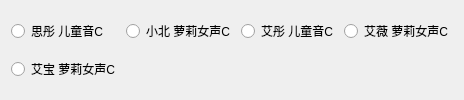
               <widget class="QWidget" name="tab_3">
                <attribute name="title">
                 <string>童声场景</string>
                </attribute>
                <layout class="QGridLayout" name="gridLayout_3">
                 <item row="0" column="0">
                  <widget class="QRadioButton" name="Sitong">
                   <property name="text">
                    <string>思彤 儿童音C</string>
                   </property>
                   <attribute name="buttonGroup">
                    <string notr="true">per_ali</string>
                   </attribute>
                  </widget>
                 </item>
                 <item row="0" column="1">
                  <widget class="QRadioButton" name="Xiaobei">
                   <property name="text">
                    <string>小北 萝莉女声C</string>
                   </property>
                   <attribute name="buttonGroup">
                    <string notr="true">per_ali</string>
                   </attribute>
                  </widget>
                 </item>
                 <item row="0" column="2">
                  <widget class="QRadioButton" name="Aitong">
                   <property name="text">
                    <string>艾彤 儿童音C</string>
                   </property>
                   <attribute name="buttonGroup">
                    <string notr="true">per_ali</string>
                   </attribute>
                  </widget>
                 </item>
                 <item row="0" column="3">
                  <widget class="QRadioButton" name="Aiwei">
                   <property name="text">
                    <string>艾薇 萝莉女声C</string>
                   </property>
                   <attribute name="buttonGroup">
                    <string notr="true">per_ali</string>
                   </attribute>
                  </widget>
                 </item>
                 <item row="1" column="0">
                  <widget class="QRadioButton" name="Aibao">
                   <property name="text">
                    <string>艾宝 萝莉女声C</string>
                   </property>
                   <attribute name="buttonGroup">
                    <string notr="true">per_ali</string>
                   </attribute>
                  </widget>
                 </item>
                </layout>
               </widget>
